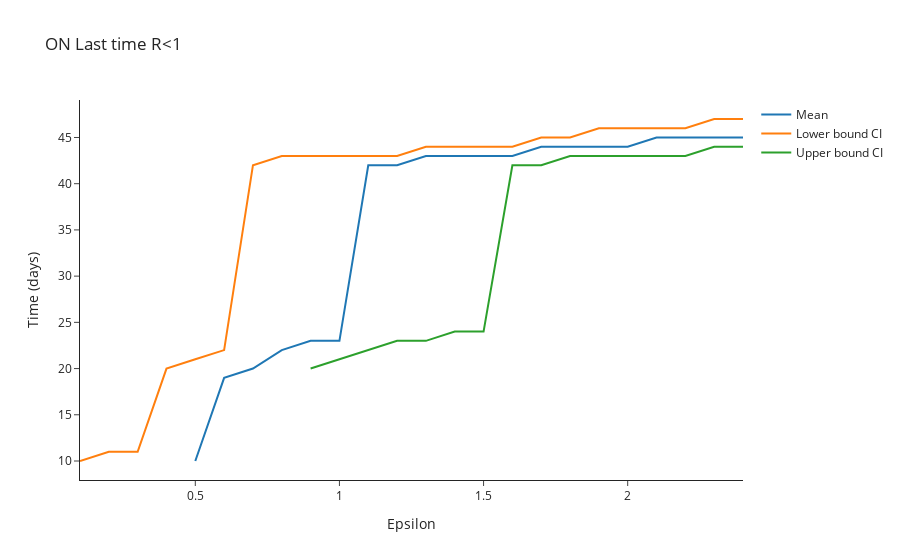

Here is the notebook cell this chart was saved with:
### Code cell
# Plot time of last R_t < 1
fig = go.Figure()

# Plot of incidences
fig.add_trace(
    go.Scatter(
        x=large_epsilon_range,
        y=last_time_r_less_than_1,
        mode='lines',
        name='Mean'
    )
)

fig.add_trace(
    go.Scatter(
        x=large_epsilon_range,
        y=last_time_r_less_than_1_LowerCI,
        mode='lines',
        name='Lower bound CI'
    )
)

fig.add_trace(
    go.Scatter(
        x=large_epsilon_range,
        y=last_time_r_less_than_1_UpperCI,
        mode='lines',
        name='Upper bound CI'
    )
)

# Add axis labels
fig.update_layout(
    title='ON Last time R<1',
    template='simple_white',
    xaxis_title='Epsilon',
    yaxis_title='Time (days)'
)


#fig.write_image('ON-Last-time-R_less_than_1.pdf')
fig.show()

### Figure 1 — Plotly figure (JSON) as saved in the notebook; plotly's stock layout.template omitted (floating-point values rounded to 4 significant figures)
{"data": [{"mode": "lines", "name": "Mean", "type": "scatter", "x": [0.1, 0.2, 0.3, 0.4, 0.5, 0.6, 0.7, 0.8, 0.9, 1, 1.1, 1.2, 1.3, 1.4, 1.5, 1.6, 1.7, 1.8, 1.9, 2, 2.1, 2.2, 2.3, 2.4], "y": [null, null, null, null, 10, 19, 20, 22, 23, 23, 42, 42, 43, 43, 43, 43, 44, 44, 44, 44, 45, 45, 45, 45]}, {"mode": "lines", "name": "Lower bound CI", "type": "scatter", "x": [0.1, 0.2, 0.3, 0.4, 0.5, 0.6, 0.7, 0.8, 0.9, 1, 1.1, 1.2, 1.3, 1.4, 1.5, 1.6, 1.7, 1.8, 1.9, 2, 2.1, 2.2, 2.3, 2.4], "y": [10, 11, 11, 20, 21, 22, 42, 43, 43, 43, 43, 43, 44, 44, 44, 44, 45, 45, 46, 46, 46, 46, 47, 47]}, {"mode": "lines", "name": "Upper bound CI", "type": "scatter", "x": [0.1, 0.2, 0.3, 0.4, 0.5, 0.6, 0.7, 0.8, 0.9, 1, 1.1, 1.2, 1.3, 1.4, 1.5, 1.6, 1.7, 1.8, 1.9, 2, 2.1, 2.2, 2.3, 2.4], "y": [null, null, null, null, null, null, null, null, 20, 21, 22, 23, 23, 24, 24, 42, 42, 43, 43, 43, 43, 43, 44, 44]}], "layout": {"title": {"text": "ON Last time R<1"}, "xaxis": {"title": {"text": "Epsilon"}}, "yaxis": {"title": {"text": "Time (days)"}}}}
